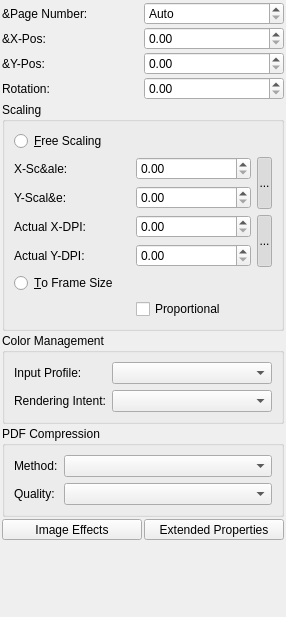
<?xml version="1.0" encoding="UTF-8"?>
<ui version="4.0">
 <class>PropertiesPalette_ImageBase</class>
 <widget class="QWidget" name="PropertiesPalette_ImageBase">
  <property name="geometry">
   <rect>
    <x>0</x>
    <y>0</y>
    <width>286</width>
    <height>617</height>
   </rect>
  </property>
  <property name="windowTitle">
   <string notr="true">Form</string>
  </property>
  <layout class="QVBoxLayout" name="verticalLayout">
   <property name="spacing">
    <number>2</number>
   </property>
   <property name="leftMargin">
    <number>2</number>
   </property>
   <property name="topMargin">
    <number>2</number>
   </property>
   <property name="rightMargin">
    <number>2</number>
   </property>
   <property name="bottomMargin">
    <number>2</number>
   </property>
   <item>
    <layout class="QGridLayout" name="gridLayout">
     <item row="2" column="0">
      <widget class="QLabel" name="xposImgLabel">
       <property name="text">
        <string>&amp;X-Pos:</string>
       </property>
      </widget>
     </item>
     <item row="2" column="1">
      <widget class="ScrSpinBox" name="imageXOffsetSpinBox">
       <property name="sizePolicy">
        <sizepolicy hsizetype="Minimum" vsizetype="Fixed">
         <horstretch>0</horstretch>
         <verstretch>0</verstretch>
        </sizepolicy>
       </property>
       <property name="toolTip">
        <string>Horizontal offset of image within frame</string>
       </property>
      </widget>
     </item>
     <item row="4" column="0">
      <widget class="QLabel" name="imageRotationLabel">
       <property name="text">
        <string>Rotation:</string>
       </property>
      </widget>
     </item>
     <item row="4" column="1">
      <widget class="ScrSpinBox" name="imageRotation">
       <property name="sizePolicy">
        <sizepolicy hsizetype="Minimum" vsizetype="Fixed">
         <horstretch>0</horstretch>
         <verstretch>0</verstretch>
        </sizepolicy>
       </property>
      </widget>
     </item>
     <item row="1" column="0">
      <widget class="QLabel" name="imagePageNumberLabel">
       <property name="text">
        <string>&amp;Page Number:</string>
       </property>
      </widget>
     </item>
     <item row="3" column="0">
      <widget class="QLabel" name="yposImgLabel">
       <property name="text">
        <string>&amp;Y-Pos:</string>
       </property>
      </widget>
     </item>
     <item row="3" column="1">
      <widget class="ScrSpinBox" name="imageYOffsetSpinBox">
       <property name="sizePolicy">
        <sizepolicy hsizetype="Minimum" vsizetype="Fixed">
         <horstretch>0</horstretch>
         <verstretch>0</verstretch>
        </sizepolicy>
       </property>
       <property name="toolTip">
        <string>Vertical offset of image within frame</string>
       </property>
      </widget>
     </item>
     <item row="1" column="1">
      <widget class="ScrSpinBox" name="imagePageNumber">
       <property name="specialValueText">
        <string>Auto</string>
       </property>
      </widget>
     </item>
    </layout>
   </item>
   <item>
    <widget class="QGroupBox" name="scalingGroupBox">
     <property name="title">
      <string>Scaling</string>
     </property>
     <layout class="QGridLayout" name="gridLayout_2">
      <item row="2" column="0">
       <widget class="QLabel" name="xscaleLabel">
        <property name="text">
         <string>X-Sc&amp;ale:</string>
        </property>
       </widget>
      </item>
      <item row="2" column="1">
       <widget class="ScrSpinBox" name="imageXScaleSpinBox">
        <property name="sizePolicy">
         <sizepolicy hsizetype="Minimum" vsizetype="Fixed">
          <horstretch>0</horstretch>
          <verstretch>0</verstretch>
         </sizepolicy>
        </property>
        <property name="toolTip">
         <string>Resize the image horizontally</string>
        </property>
       </widget>
      </item>
      <item row="3" column="0">
       <widget class="QLabel" name="yscaleLabel">
        <property name="text">
         <string>Y-Scal&amp;e:</string>
        </property>
       </widget>
      </item>
      <item row="3" column="1">
       <widget class="ScrSpinBox" name="imageYScaleSpinBox">
        <property name="sizePolicy">
         <sizepolicy hsizetype="Minimum" vsizetype="Fixed">
          <horstretch>0</horstretch>
          <verstretch>0</verstretch>
         </sizepolicy>
        </property>
        <property name="toolTip">
         <string>Resize the image vertically</string>
        </property>
       </widget>
      </item>
      <item row="2" column="2" rowspan="2">
       <widget class="LinkButton" name="keepImageWHRatioButton">
        <property name="maximumSize">
         <size>
          <width>15</width>
          <height>32767</height>
         </size>
        </property>
        <property name="toolTip">
         <string>Keep the X and Y scaling the same</string>
        </property>
        <property name="text">
         <string>...</string>
        </property>
        <property name="checkable">
         <bool>true</bool>
        </property>
        <property name="checked">
         <bool>true</bool>
        </property>
        <property name="autoRaise">
         <bool>true</bool>
        </property>
       </widget>
      </item>
      <item row="4" column="0">
       <widget class="QLabel" name="imgDPIXLabel">
        <property name="text">
         <string>Actual X-DPI:</string>
        </property>
       </widget>
      </item>
      <item row="4" column="1">
       <widget class="ScrSpinBox" name="imgDpiX">
        <property name="toolTip">
         <string>Effective horizontal DPI of the image after scaling</string>
        </property>
       </widget>
      </item>
      <item row="5" column="0">
       <widget class="QLabel" name="imgDPIYLabel">
        <property name="text">
         <string>Actual Y-DPI:</string>
        </property>
       </widget>
      </item>
      <item row="5" column="1">
       <widget class="ScrSpinBox" name="imgDpiY">
        <property name="toolTip">
         <string>Effective vertical DPI of the image after scaling</string>
        </property>
       </widget>
      </item>
      <item row="4" column="2" rowspan="2">
       <widget class="LinkButton" name="keepImageDPIRatioButton">
        <property name="maximumSize">
         <size>
          <width>15</width>
          <height>32767</height>
         </size>
        </property>
        <property name="text">
         <string>...</string>
        </property>
        <property name="checkable">
         <bool>true</bool>
        </property>
        <property name="checked">
         <bool>true</bool>
        </property>
        <property name="autoRaise">
         <bool>true</bool>
        </property>
       </widget>
      </item>
      <item row="0" column="0">
       <widget class="QRadioButton" name="freeScale">
        <property name="toolTip">
         <string>Allow the image to be a different size to the frame</string>
        </property>
        <property name="text">
         <string>&amp;Free Scaling</string>
        </property>
       </widget>
      </item>
      <item row="7" column="1">
       <widget class="QCheckBox" name="cbProportional">
        <property name="toolTip">
         <string>Use image proportions rather than those of the frame</string>
        </property>
        <property name="text">
         <string>Proportional</string>
        </property>
       </widget>
      </item>
      <item row="6" column="0">
       <widget class="QRadioButton" name="frameScale">
        <property name="toolTip">
         <string>Make the image fit within the size of the frame</string>
        </property>
        <property name="text">
         <string>&amp;To Frame Size</string>
        </property>
       </widget>
      </item>
     </layout>
    </widget>
   </item>
   <item>
    <widget class="QGroupBox" name="colorMgmtGroup">
     <property name="title">
      <string>Color Management</string>
     </property>
     <layout class="QGridLayout" name="gridLayout_4">
      <item row="0" column="0">
       <widget class="QLabel" name="inputProfLabel">
        <property name="text">
         <string>Input Profile:</string>
        </property>
       </widget>
      </item>
      <item row="0" column="1">
       <widget class="QComboBox" name="inputProfiles">
        <property name="sizePolicy">
         <sizepolicy hsizetype="MinimumExpanding" vsizetype="Fixed">
          <horstretch>0</horstretch>
          <verstretch>0</verstretch>
         </sizepolicy>
        </property>
        <property name="toolTip">
         <string>Source profile of the image</string>
        </property>
       </widget>
      </item>
      <item row="1" column="0">
       <widget class="QLabel" name="renderIntentLabel">
        <property name="text">
         <string>Rendering Intent:</string>
        </property>
       </widget>
      </item>
      <item row="1" column="1">
       <widget class="QComboBox" name="renderIntent">
        <property name="toolTip">
         <string>Rendering intent for the image</string>
        </property>
       </widget>
      </item>
     </layout>
    </widget>
   </item>
   <item>
    <widget class="QGroupBox" name="pdfCompressionGroup">
     <property name="title">
      <string>PDF Compression</string>
     </property>
     <layout class="QGridLayout" name="gridLayout_3">
      <item row="0" column="0">
       <widget class="QLabel" name="compressionMethodLabel">
        <property name="text">
         <string>Method:</string>
        </property>
       </widget>
      </item>
      <item row="0" column="1">
       <widget class="QComboBox" name="compressionMethod">
        <property name="sizePolicy">
         <sizepolicy hsizetype="MinimumExpanding" vsizetype="Fixed">
          <horstretch>0</horstretch>
          <verstretch>0</verstretch>
         </sizepolicy>
        </property>
        <property name="toolTip">
         <string>Compression method used in PDF export for the image</string>
        </property>
       </widget>
      </item>
      <item row="1" column="0">
       <widget class="QLabel" name="compressionQualityLabel">
        <property name="text">
         <string>Quality:</string>
        </property>
       </widget>
      </item>
      <item row="1" column="1">
       <widget class="QComboBox" name="compressionQuality">
        <property name="sizePolicy">
         <sizepolicy hsizetype="MinimumExpanding" vsizetype="Fixed">
          <horstretch>0</horstretch>
          <verstretch>0</verstretch>
         </sizepolicy>
        </property>
        <property name="toolTip">
         <string>Compression quality used in PDF export for the image</string>
        </property>
       </widget>
      </item>
     </layout>
    </widget>
   </item>
   <item>
    <layout class="QHBoxLayout" name="horizontalLayout">
     <item>
      <widget class="QToolButton" name="imgEffectsButton">
       <property name="sizePolicy">
        <sizepolicy hsizetype="MinimumExpanding" vsizetype="Fixed">
         <horstretch>0</horstretch>
         <verstretch>0</verstretch>
        </sizepolicy>
       </property>
       <property name="text">
        <string>Image Effects</string>
       </property>
      </widget>
     </item>
     <item>
      <widget class="QToolButton" name="imgExtProperties">
       <property name="sizePolicy">
        <sizepolicy hsizetype="MinimumExpanding" vsizetype="Fixed">
         <horstretch>0</horstretch>
         <verstretch>0</verstretch>
        </sizepolicy>
       </property>
       <property name="text">
        <string>Extended Properties</string>
       </property>
      </widget>
     </item>
    </layout>
   </item>
   <item>
    <spacer name="verticalSpacer">
     <property name="orientation">
      <enum>Qt::Vertical</enum>
     </property>
     <property name="sizeHint" stdset="0">
      <size>
       <width>20</width>
       <height>40</height>
      </size>
     </property>
    </spacer>
   </item>
  </layout>
 </widget>
 <customwidgets>
  <customwidget>
   <class>ScrSpinBox</class>
   <extends>QDoubleSpinBox</extends>
   <header>ui/scrspinbox.h</header>
  </customwidget>
  <customwidget>
   <class>LinkButton</class>
   <extends>QToolButton</extends>
   <header>ui/linkbutton.h</header>
  </customwidget>
 </customwidgets>
 <tabstops>
  <tabstop>imagePageNumber</tabstop>
  <tabstop>imageXOffsetSpinBox</tabstop>
  <tabstop>imageYOffsetSpinBox</tabstop>
  <tabstop>imageRotation</tabstop>
  <tabstop>freeScale</tabstop>
  <tabstop>imageXScaleSpinBox</tabstop>
  <tabstop>imageYScaleSpinBox</tabstop>
  <tabstop>imgDpiX</tabstop>
  <tabstop>imgDpiY</tabstop>
  <tabstop>keepImageWHRatioButton</tabstop>
  <tabstop>keepImageDPIRatioButton</tabstop>
  <tabstop>frameScale</tabstop>
  <tabstop>cbProportional</tabstop>
  <tabstop>inputProfiles</tabstop>
  <tabstop>renderIntent</tabstop>
  <tabstop>compressionMethod</tabstop>
  <tabstop>compressionQuality</tabstop>
  <tabstop>imgEffectsButton</tabstop>
  <tabstop>imgExtProperties</tabstop>
 </tabstops>
 <resources/>
 <connections/>
</ui>
